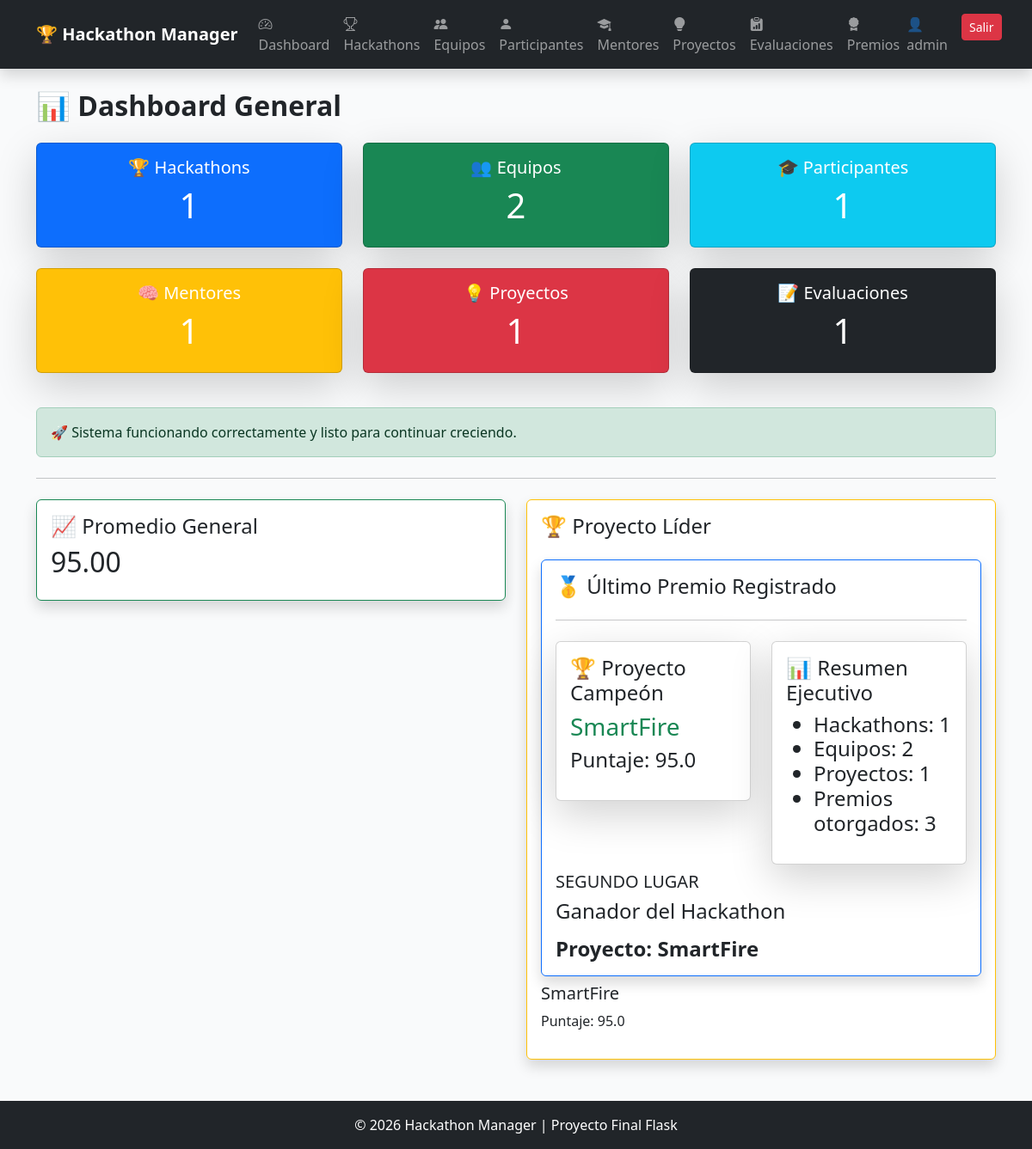
/dashboard (signed in), run on an earlier commit of the app's database.
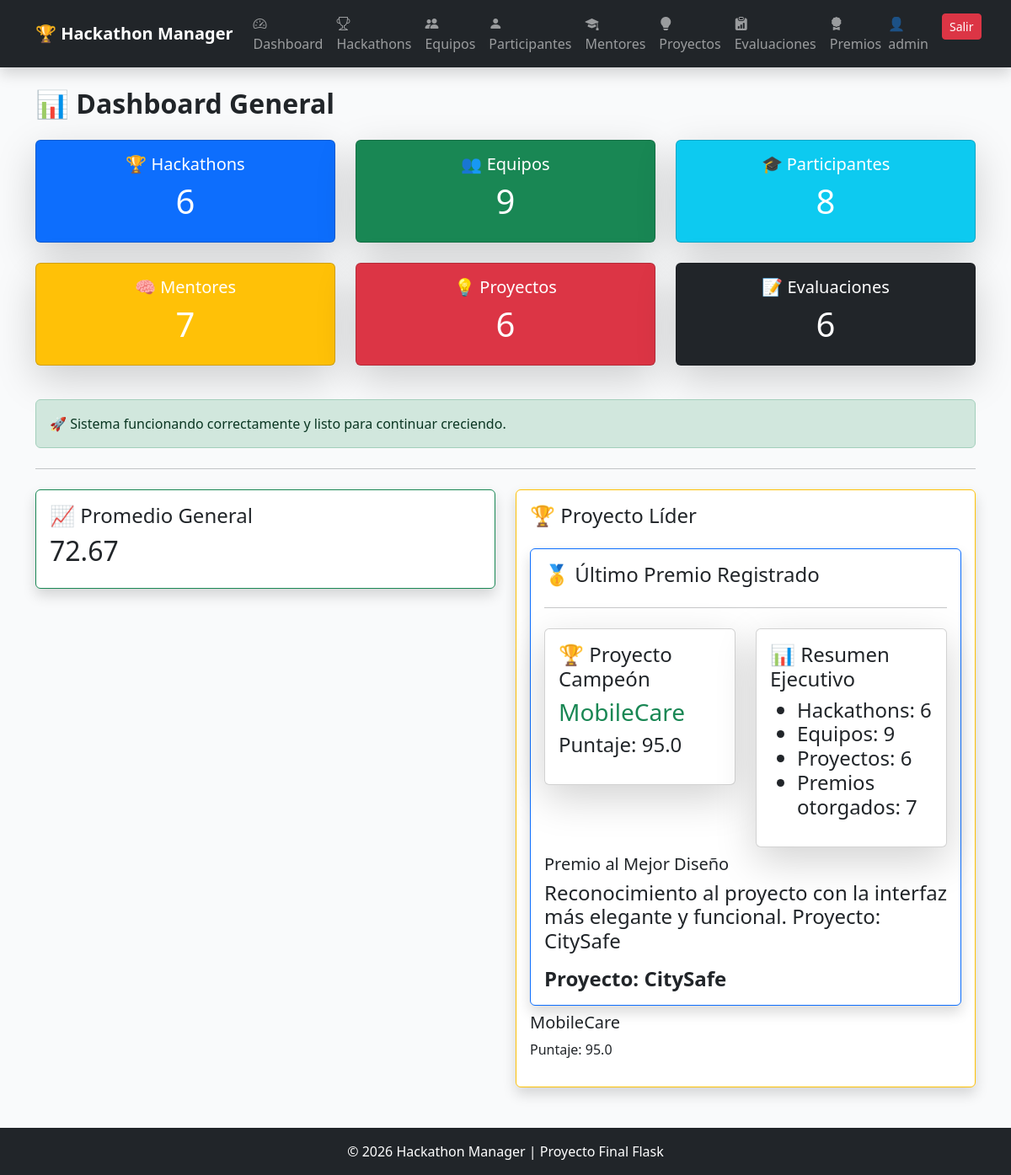
And on a later commit of the database.
### app/models/proyecto.py (models this page shows, shortened)
class Proyecto(db.Model):
    __tablename__ = "proyectos"
    id = db.Column(
        db.Integer,
        primary_key=True
    )
    nombre = db.Column(
        db.String(150),
        nullable=False
    )
    descripcion = db.Column(
        db.Text,
        nullable=False
    )
    tecnologia = db.Column(
        db.String(100),
        nullable=False
    )
    estado = db.Column(
        db.String(50),
        default="En desarrollo"
    )
    equipo_id = db.Column(
        db.Integer,
        db.ForeignKey("equipos.id"),
        nullable=False
    )
    evaluaciones = db.relationship(
    "Evaluacion",
    backref="proyecto",
    lazy=True
)

### app/models/premio.py (models this page shows)
class Premio(db.Model):
    __tablename__ = "premios"
    id = db.Column(
        db.Integer,
        primary_key=True
    )
    nombre = db.Column(
        db.String(100),
        nullable=False
    )
    descripcion = db.Column(
        db.String(200)
    )
    proyecto_id = db.Column(
        db.Integer,
        db.ForeignKey("proyectos.id")
    )
    proyecto = db.relationship(
        "Proyecto",
        backref="premios"
    )

### app/dashboard/routes.py (the view)
@dashboard_bp.route("/dashboard")
@login_required
def dashboard():
    total_hackathons = Hackathon.query.count()
    total_equipos = Equipo.query.count()
    total_participantes = Participante.query.count()
    total_mentores = Mentor.query.count()
    total_proyectos = Proyecto.query.count()
    total_evaluaciones = Evaluacion.query.count()
    promedio = db.session.query(
                    func.avg(Evaluacion.puntaje)
                ).scalar()
    mejor_evaluacion = Evaluacion.query.order_by(
                    Evaluacion.puntaje.desc()
                ).first()
    ultimo_premio = Premio.query.order_by(
                    Premio.id.desc()
                ).first()
    return render_template(
                    "dashboard/index.html",
                    total_hackathons=total_hackathons,
                    total_equipos=total_equipos,
                    total_participantes=total_participantes,
                    total_mentores=total_mentores,
                    total_proyectos=total_proyectos,
                    total_evaluaciones=total_evaluaciones,
                    promedio=promedio,
                    mejor_evaluacion=mejor_evaluacion,
                    ultimo_premio=ultimo_premio
                )

### app/templates/dashboard/index.html (shortened to what the changed rows need)
{% extends 'base.html' %}
{% block content %}
<h2 class="mb-4 fw-bold">
    📊 Dashboard General
</h2>
<div class="row">
    <div class="col-md-4 mb-4">
        <div class="card text-white bg-primary shadow-lg">
            <div class="card-body text-center">
                <h5>🏆 Hackathons</h5>
                <h1>{{ total_hackathons }}</h1>
            </div>
        </div>
    </div>
    <div class="col-md-4 mb-4">
        <div class="card text-white bg-success shadow-lg">
            <div class="card-body text-center">
                <h5>👥 Equipos</h5>
                <h1>{{ total_equipos }}</h1>
            </div>
        </div>
    </div>
    <div class="col-md-4 mb-4">
        <div class="card text-white bg-info shadow-lg">
            <div class="card-body text-center">
                <h5>🎓 Participantes</h5>
                <h1>{{ total_participantes }}</h1>
            </div>
        </div>
    </div>
</div>
<div class="row">
    <div class="col-md-4 mb-4">
        <div class="card text-white bg-warning shadow-lg">
            <div class="card-body text-center">
                <h5>🧠 Mentores</h5>
                <h1>{{ total_mentores }}</h1>
            </div>
        </div>
    </div>
    <div class="col-md-4 mb-4">
        <div class="card text-white bg-danger shadow-lg">
            <div class="card-body text-center">
                <h5>💡 Proyectos</h5>
                <h1>{{ total_proyectos }}</h1>
            </div>
        </div>
    </div>
    <div class="col-md-4 mb-4">
        <div class="card text-white bg-dark shadow-lg">
            <div class="card-body text-center">
                <h5>📝 Evaluaciones</h5>
                <h1>{{ total_evaluaciones }}</h1>
            </div>
        </div>
    </div>
</div>
<div class="row">
    <div class="col-md-6">
        <div class="card border-success shadow">
            <div class="card-body">
                <h4>
                    📈 Promedio General
                </h4>
                <h2>
                    {% if promedio %}
                        {{ "%.2f"|format(promedio) }}
                    {% else %}
                        0
                    {% endif %}
                </h2>
            </div>
        </div>
    </div>
    <div class="col-md-6">
        <div class="card border-warning shadow">
            <div class="card-body">
                <h4>
                    🏆 Proyecto Líder
                <div class="row mt-4">
    <div class="col-md-12">
        <div class="card border-primary shadow">
            <div class="card-body">
                <h4>
                    🥇 Último Premio Registrado
                <hr class="my-4">
<div class="row">
    <div class="col-md-6">
        <div class="card shadow-lg">
            <div class="card-body">
                <h4>
                    🏆 Proyecto Campeón
                </h4>
                {% if mejor_evaluacion %}
                    <h3 class="text-success">
                        {{ mejor_evaluacion.proyecto.nombre }}
                    </h3>
                    <p>
                        Puntaje:
                        {{ mejor_evaluacion.puntaje }}
                    </p>
                {% else %}
                    <p>
                        Sin proyectos evaluados
                    </p>
                {% endif %}
            </div>
        </div>
    </div>
    <div class="col-md-6">
        <div class="card shadow-lg">
            <div class="card-body">
                <ul>
                    <li>
                        Hackathons:
                        {{ total_hackathons }}
                    </li>
                    <li>
                        Equipos:
                        {{ total_equipos }}
                    </li>
                    <li>
                        Proyectos:
                        {{ total_proyectos }}
                    </li>
                    <li>
                        Premios otorgados:
                        {{ ultimo_premio.id if ultimo_premio else 0 }}
                    </li>
                </ul>
            </div>
        </div>
    </div>
</div>
                </h4>
                {% if ultimo_premio %}
                    <h5>
                        {{ ultimo_premio.nombre }}
                    </h5>
                    <p>
                        {{ ultimo_premio.descripcion }}
                    </p>
                    <strong>
                        Proyecto:
                        {{ ultimo_premio.proyecto.nombre }}
                    </strong>
                {% else %}
                    <p>
                        No existen premios registrados
                    </p>
                {% endif %}
            </div>
        </div>
    </div>
</div>
                </h4>
                {% if mejor_evaluacion %}
                    <h5>
                        {{ mejor_evaluacion.proyecto.nombre }}
                    </h5>
                    <p>
                        Puntaje:
                        {{ mejor_evaluacion.puntaje }}
                    </p>
                {% else %}
                    <p>
                        Sin evaluaciones
                    </p>
                {% endif %}
            </div>
        </div>
    </div>
</div>
{% endblock %}

What changed in the data, as far as the page shows it:
no longer on this page (row edited): Proyecto: proyecto.nombre "SmartFire"
removed Premio: id "3", nombre "SEGUNDO LUGAR", descripcion "Ganador del Hackathon"
added Proyecto: proyecto.nombre "MobileCare"
added Premio: id "7", nombre "Premio al Mejor Diseño", descripcion "Reconocimiento al proyecto con la interfaz más elegante y funcional. Proyecto: CitySafe"
added Proyecto: proyecto.nombre "CitySafe"
Also different on the page:
{{ total_hackathons }}: "1" → "6"
{{ total_equipos }}: "2" → "9"
{{ total_participantes }}: "1" → "8"
{{ total_mentores }}: "1" → "7"
{{ total_proyectos }}: "1" → "6"
{{ total_evaluaciones }}: "1" → "6"
{{ "%.2f"|format(promedio) }}: "95.00" → "72.67"
